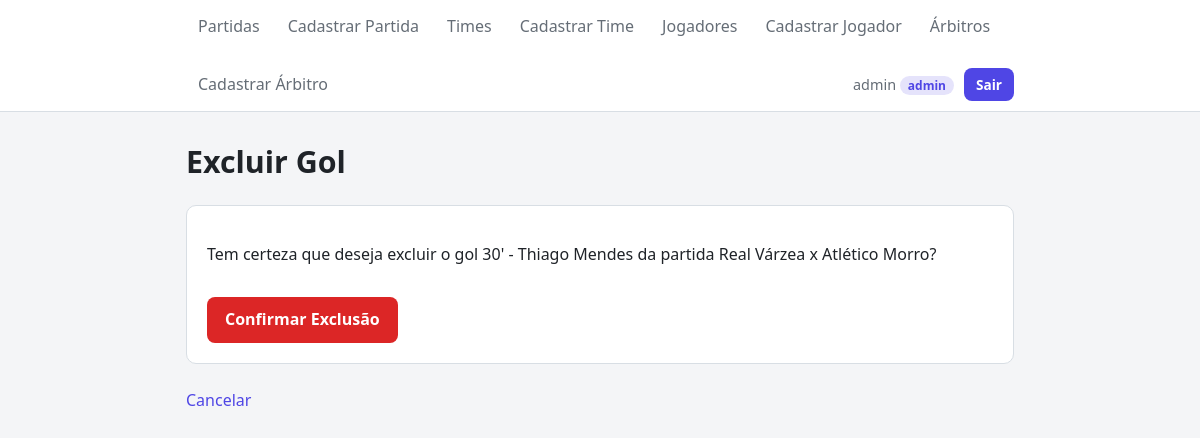
Page /gols/excluir/4/ (signed in) on the committed database.
### campeonato/models.py (models this page shows, shortened)
class Gol(models.Model):
    partida = models.ForeignKey(Partida,
    on_delete=models.CASCADE,
    related_name="gols",
    verbose_name="Partida",) # com o related_name podemos usar partida.gols.all()
    jogador = models.ForeignKey(Jogador,
    on_delete=models.CASCADE,
    related_name="gols",
    verbose_name="Jogador",)
    minuto = models.PositiveIntegerField(verbose_name="Minuto")
    class Meta:
        ordering = ["minuto"] # os gols sempre aparecem em ordem de minuto
    def __str__(self):
        return f"{self.minuto}' - {self.jogador.nome}"

class Jogador(models.Model):
    POSICOES = [
        ("goleiro", "Goleiro"),
        ("zagueiro", "Zagueiro"),
        ("lateral", "Lateral"),
        ("meio", "Meio-campo"),
        ("atacante", "Atacante"),
    ] # o primeiro valor é salvo no banco e o segundo é o que aparece na tela
    nome = models.CharField(max_length=100, verbose_name="Nome")
    posicao = models.CharField(max_length=20, choices=POSICOES, verbose_name="Posição")
    numeroCamisa = models.PositiveIntegerField(verbose_name="Número da camisa")
    time = models.ForeignKey(Time,
    on_delete=models.CASCADE,
    related_name="jogadores",
    verbose_name="Time",) # com o related_name podemos usar time.jogadores.all()

class Partida(models.Model):
    timeCasa = models.ForeignKey(Time,
    on_delete=models.CASCADE,
    related_name="partidasCasa",
    verbose_name="Time da casa",)
    timeFora = models.ForeignKey(Time,
    on_delete=models.CASCADE,
    related_name="partidasFora",
    verbose_name="Time visitante",)
    arbitro = models.ForeignKey(Arbitro,
    on_delete=models.SET_NULL,
    null=True,
    blank=True,
    related_name="partidas",
    verbose_name="Árbitro",)
    jogadores = models.ManyToManyField(Jogador,
    through="Gol",
    related_name="partidas",
    verbose_name="Jogadores que marcaram",)
    data = models.DateTimeField(verbose_name="Data e hora")
    local = models.CharField(max_length=100, verbose_name="Local")
    def __str__(self):
        return f"{self.timeCasa} x {self.timeFora}"

class Time(models.Model):
    nome = models.CharField(max_length=100, unique=True, verbose_name="Nome") # unique=True impede dois times com o mesmo nome
    bairro = models.CharField(max_length=100, verbose_name="Bairro")
    def __str__(self):
        return self.nome

### campeonato/views.py (the view, shortened to what this page needs)
# urls.py: path("gols/excluir/<int:pk>/", GolDeleteView.as_view(), name="excluirGol"),  # pk = gol
class GolDeleteView(AdminRequiredMixin, DeleteView):
    model = Gol
    template_name = "campeonato/gol_exclusao.html"
    extra_context = {"tituloPagina": "Excluir Gol", "h1": "Excluir Gol", "btn": "Confirmar Exclusão"}

### campeonato/views.py (called while the page is built)
    def test_func(self):
        return self.request.user.is_staff

### campeonato/templates/campeonato/gol_exclusao.html (shortened to what this page needs)
{% extends "campeonato/base.html" %}
{% block conteudo %}
    <form method="post">
        <p>Tem certeza que deseja excluir o gol {{ gol }} da partida {{ gol.partida }}?</p>
        <button type="submit" class="botao-perigo">{{ btn }}</button>
    </form>
    <a href="{% url 'detalhePartida' gol.partida.pk %}">Cancelar</a>
{% endblock %}

### campeonato/templates/campeonato/base.html (shortened to what this page needs)
{% load static %}
<!DOCTYPE html>
<html lang="pt-BR">
<head>
    <link rel="stylesheet" href="{% static 'campeonato/css/style.css' %}">
</head>
<body>
    <header>
        <nav>
            <ul>
                {% if user.is_authenticated %}
                    <li><a href="{% url 'listaPartidas' %}">Partidas</a></li>
                    {% if user.is_staff %}<li><a href="{% url 'cadastrarPartida' %}">Cadastrar Partida</a></li>{% endif %}
                    <li><a href="{% url 'listaTimes' %}">Times</a></li>
                    {% if user.is_staff %}<li><a href="{% url 'cadastrarTime' %}">Cadastrar Time</a></li>{% endif %}
                    <li><a href="{% url 'listaJogadores' %}">Jogadores</a></li>
                    {% if user.is_staff %}<li><a href="{% url 'cadastrarJogador' %}">Cadastrar Jogador</a></li>{% endif %}
                    <li><a href="{% url 'listaArbitros' %}">Árbitros</a></li>
                    {% if user.is_staff %}<li><a href="{% url 'cadastrarArbitro' %}">Cadastrar Árbitro</a></li>{% endif %}
                    <li class="usuario">
                        <span>{{ user.username }} <span class="nivel">{% if user.is_staff %}admin{% else %}user{% endif %}</span></span>
                        <form method="post" action="{% url 'logout' %}" class="form-sair">
                            <button type="submit">Sair</button>
                        </form>
                    </li>
                {% else %}
                    <li><a href="{% url 'login' %}">Entrar</a></li>
                    <li><a href="{% url 'cadastroUsuario' %}">Criar conta</a></li>
                {% endif %}
            </ul>
        </nav>
    </header>
    <main>
        <h1>{% block h1 %}{{h1}}{% endblock %}</h1>
        {% block conteudo %}{% endblock %}
    </main>
</body>
</html>

### campeonato/static/campeonato/css/style.css (style rules this page uses)
:root { --fundo: #f4f5f7; --superficie: #ffffff; --texto: #1f2328; --texto-suave: #656d76; --borda: #d8dee4; --primaria: #4f46e5; --primaria-hover: #4338ca; --perigo: #dc2626; --perigo-hover: #b91c1c; --sucesso: #16a34a; --raio: 10px; --sombra: 0 1px 3px rgba(0, 0, 0, 0.08), 0 1px 2px rgba(0, 0, 0, 0.04); }
*, *::before, *::after { box-sizing: border-box; }
body { margin: 0; font-family: system-ui, -apple-system, "Segoe UI", Roboto, sans-serif; font-size: 16px; line-height: 1.6; color: var(--texto); background: var(--fundo); }
a { color: var(--primaria); text-decoration: none; }
header { background: var(--superficie); border-bottom: 1px solid var(--borda); position: sticky; top: 0; z-index: 10; }
nav ul { list-style: none; margin: 0 auto; padding: 0 16px; max-width: 860px; display: flex; flex-wrap: wrap; gap: 4px; }
nav a { display: block; padding: 14px 12px; color: var(--texto-suave); font-weight: 500; }
main { max-width: 860px; margin: 0 auto; padding: 32px 16px 64px; }
h1 { font-size: 1.9rem; margin: 0 0 24px; line-height: 1.2; }
form { background: var(--superficie); border: 1px solid var(--borda); border-radius: var(--raio); padding: 20px; margin: 0 0 24px; display: flex; flex-direction: column; gap: 14px; }
button, .botao { align-self: flex-start; font: inherit; font-weight: 600; color: #ffffff; background: var(--primaria); border: none; border-radius: 8px; padding: 10px 18px; cursor: pointer; transition: background 0.15s; }
form[action*="excluir"] button, .botao-perigo { background: var(--perigo); }
nav .usuario { margin-left: auto; display: flex; align-items: center; gap: 10px; color: var(--texto-suave); font-size: 0.9rem; }
.nivel { font-size: 0.75rem; font-weight: 600; padding: 1px 8px; border-radius: 999px; color: var(--primaria); background: color-mix(in srgb, var(--primaria) 15%, transparent); }
.form-sair { background: none; border: none; padding: 0; margin: 0; }
.form-sair button { padding: 6px 12px; font-size: 0.85rem; width: auto; }

### rows in the picture
Gol: minuto+jogador "30' - Thiago Mendes", partida "Real Várzea x Atlético Morro"

### other values in the picture
{{ user.username }} "admin"
{{ h1 }} "Excluir Gol"
{{ btn }} "Confirmar Exclusão"
